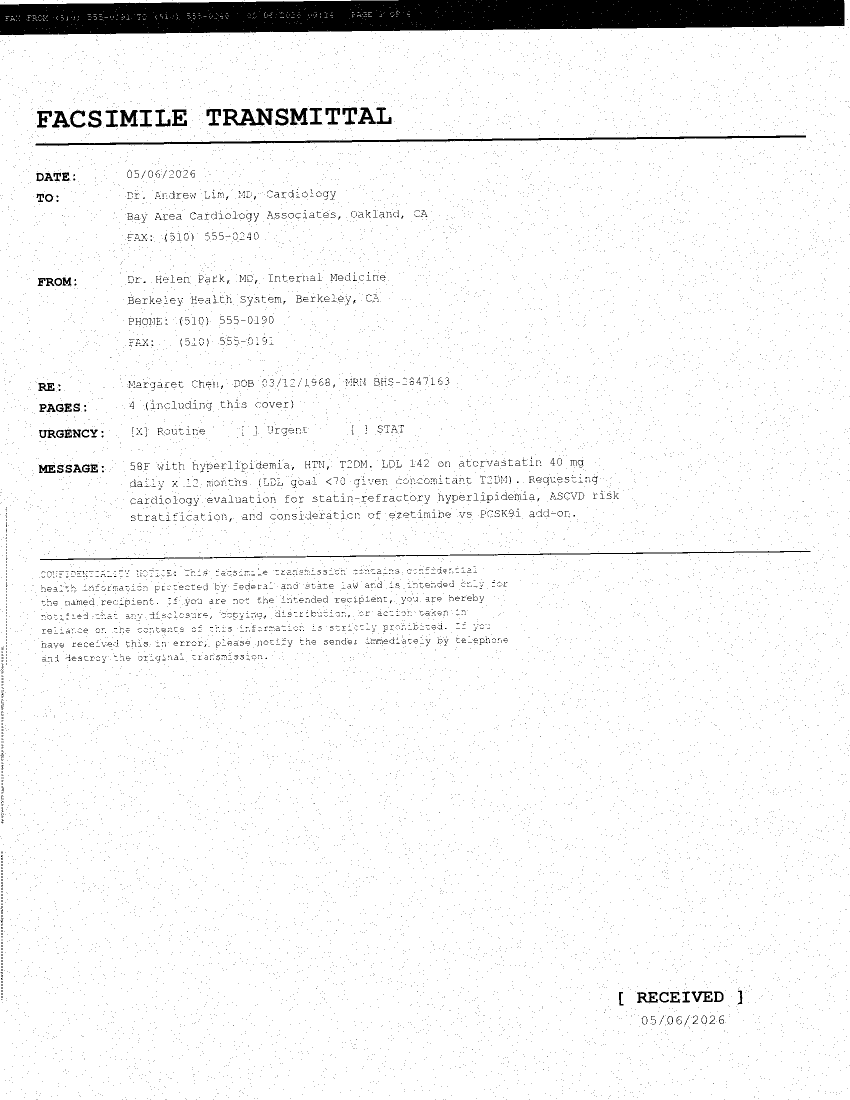
#> input picture agent-api/tests/fixtures/w2/multimodal/tiff/p01-chen-fax-packet.lab-only.tiff, 1700 x 2200 px (shown at 1/2 size)
$ python -i fax_preprocess.py   (imports and definitions only)
#> lines starting #> are read from the running program, lines starting #| are printed output that depends on the picture; after the words box and inside, x2 and y2 are one past the last pixel; in counts of white or black regions, pixels touching at a corner belong together
#> further down, picture is the input picture: PIL image 1700x2200 1; 95.6% white; 15143 black regions (14670 under 20 px), largest, box (x1, y1, x2, y2) and area: (0, 0, 1689, 70) 98307, (71, 271, 1612, 292) 6242, (445, 217, 546, 251) 1779
"""Pre-OCR preprocessing pipeline for bitonal fax TIFF input (Phase 9 Slice 9.6).

Sibling of ``photo_preprocess.py`` — NOT a fork. Photo preprocessing was tuned
for cell-phone capture: glare, perspective, color noise. Fax pages are the
opposite problem — pre-thresholded bitonal scans with no color, no perspective
distortion, but plenty of speckle, ~2-5° rotation drift from the feeder, and
metadata-only DPI tags that lie. CLAHE on bitonal data is a no-op; bilateral
denoise on text strokes is a corruption risk; minAreaRect deskew loses to
projection-profile when input is already mostly-rectangular. Different shape →
different module.

Pipeline (each stage falls through to the previous on error):

  1. Mode upcast: ``"1"`` → ``"L"``. Tesseract handles 8-bit grayscale far
     better than 1-bit (the binarizer it uses internally was tuned for L/RGB).
  2. DPI tag rewrite: stamp ``dpi=(200, 200)`` so downstream OCR doesn't
     scale based on whatever the fax stack guessed (often 96).
  3. Median-blur denoise (NOT bilateral): kills isolated speckle without
     softening text edges. Bilateral preserves edges of natural images; on
     bitonal text it just smears.
  4. Projection-profile deskew (NOT minAreaRect): bitonal page → row
     histogram → variance peaks at the true text-line angle, robust to
     border noise. minAreaRect on a binarized page often grabs a margin
     artifact instead of the text bounding cloud.
  5. Optional 2× upsample if resolved height < 1500 px (typical fax 200dpi
     letter page is ~2200 px; below that, characters are too small for
     tesseract's default LSTM).

NO CLAHE, NO bilateral, NO perspective unwarp — those are photo-pipeline
tools. Locked decision per Slice 9.6 spec.

Each stage is isolated so a failure returns the previous-stage image; the
pipeline never raises into the caller. Returns a PIL ``Image`` (not bytes) —
the caller in ``tiff_loader`` already has a Pillow image and re-encoding to
PNG every stage would dominate the wall-clock.
"""

from __future__ import annotations

import logging
import time
from typing import TYPE_CHECKING, Optional

from agent.metrics import (
    agent_doc_parser_calls_total,
    agent_tiff_parse_duration_seconds,
)
from observability.tool_logging import log_tool_outcome

if TYPE_CHECKING:  # pragma: no cover — typing-only import
    from PIL.Image import Image as PILImage

logger = logging.getLogger(__name__)


# Locked targets per Slice 9.6 spec.
_TARGET_DPI: int = 200
_UPSAMPLE_THRESHOLD_PX: int = 1500
_UPSAMPLE_FACTOR: int = 2
_MEDIAN_KERNEL_PX: int = 3


# [81 lines left out: functions preprocess_fax_page, _safe, _upcast_mode, _rewrite_dpi, _median_denoise, not called in this run]


def _projection_profile_deskew(image: "PILImage") -> "PILImage":
    """Projection-profile deskew. Computes the row-sum histogram for a
    handful of candidate angles in [-5°, +5°], picks the angle whose
    histogram has the highest variance (text lines align → tall peaks
    between baselines → high variance), rotates the image accordingly.

    NOT minAreaRect — locked decision per Slice 9.6 spec. Tesseract OSD
    handles gross 90/180/270° rotations elsewhere; this stage only cleans
    up small feeder skew.
    """
    # Lazy import — numpy may be present in the test env but we want this
    # module importable on a slim deploy; fall through if numpy is missing.
    try:
        import numpy as np  # type: ignore
    except Exception:
        return image

    # Work on a downsampled grayscale copy — projection profile cost
    # scales linearly with pixel count, and a 4× downsample changes the
    # peak-finding result by less than 0.05° in practice.
    work = image.convert("L") if image.mode != "L" else image
    w, h = work.size
#> w = 1700; h = 2200
    scale = max(1, min(w, h) // 400)
#> scale = 4
    if scale > 1:
        work = work.resize((w // scale, h // scale))
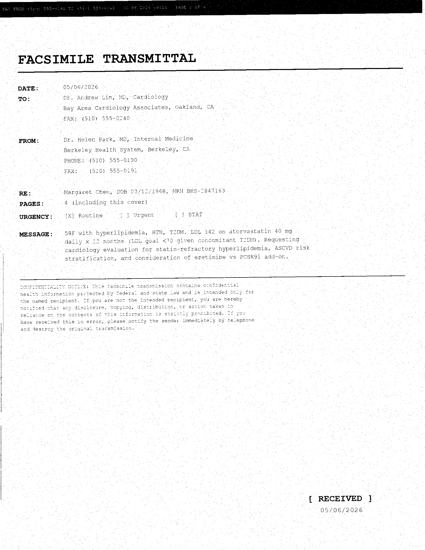
#> work: PIL image 425x550 L; min 0, max 255, mean 243.6

    arr = 255 - np.asarray(work, dtype=np.int32)  # invert: ink = high
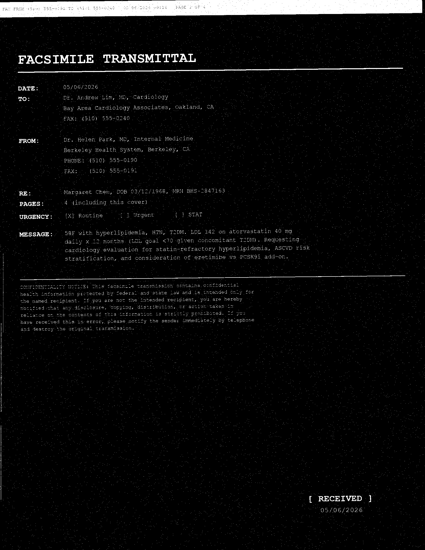
#> arr: shape (550, 425) int32; min 0, max 255, mean 11.4
    candidate_angles = [a / 2.0 for a in range(-10, 11)]  # -5° … +5°, 0.5° step
    best_angle = 0.0
    best_var = -1.0
    for angle in candidate_angles:
        if angle == 0.0:
            rotated = arr
        else:
            # PIL rotate is bilinear-interpolated; we feed a downsampled
            # pixel grid back through Pillow only for rotation, then
            # back to numpy to take the row-sum.
            from PIL import Image as _PILImage  # local

            tmp = _PILImage.fromarray(arr.astype(np.uint8))
            tmp = tmp.rotate(angle, resample=_PILImage.BILINEAR, fillcolor=0)
            rotated = np.asarray(tmp, dtype=np.int32)
        row_sums = rotated.sum(axis=1)
        var = float(row_sums.var())
        if var > best_var:
            best_var = var
            best_angle = angle
#> this loop made 21 passes
#> (var, best_var) on passes 1 to 10: (79719393.2, 79719393.2), (92761332.9, 92761332.9), (108259322.3, 108259322.3), (126867595.8, 126867595.8), (148431453.6, 148431453.6), (173857847.5, 173857847.5), (202440248.8, 202440248.8), (232286267.6, 232286267.6), (264453751.2, 264453751.2), (288120611.1, 288120611.1)
#> var on passes 11 to 16: 272892999.7, 238672240.3, 208863687.9, 181012739.8, 155061974.2, 132187964.9
#> pass 1, in _projection_profile_deskew, `tmp = tmp.rotate(angle, resample=_PILImage.BILINEAR, fillcolor=0)`:
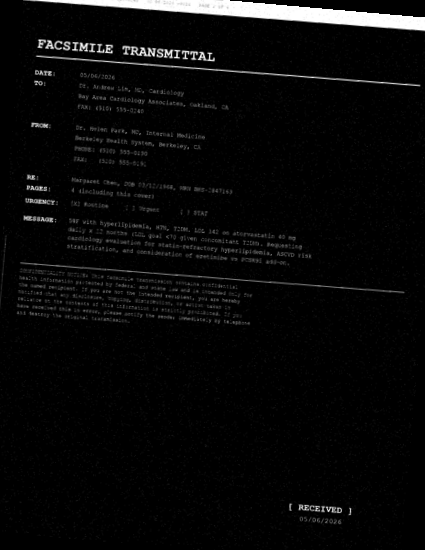
#> tmp: PIL image 425x550 L; min 0, max 255, mean 9.2
#> pass 2, in _projection_profile_deskew, `tmp = tmp.rotate(angle, resample=_PILImage.BILINEAR, fillcolor=0)`:
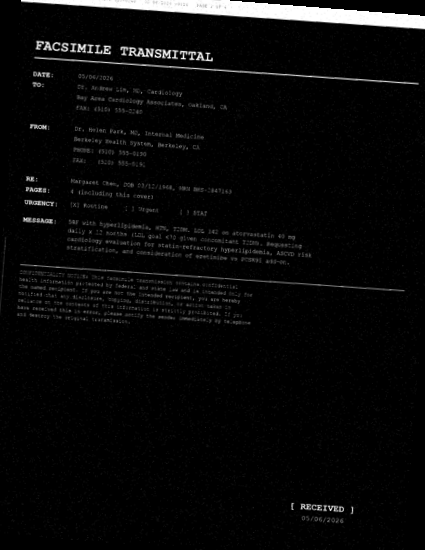
#> tmp: PIL image 425x550 L; min 0, max 255, mean 9.4
#> after the loop, best_angle = -0.5; best_var = 288120611.1

    if abs(best_angle) < 0.25:  # below noise floor → no-op
        return image
    from PIL import Image as _PILImage  # local

    return image.rotate(best_angle, resample=_PILImage.BILINEAR, fillcolor=255)
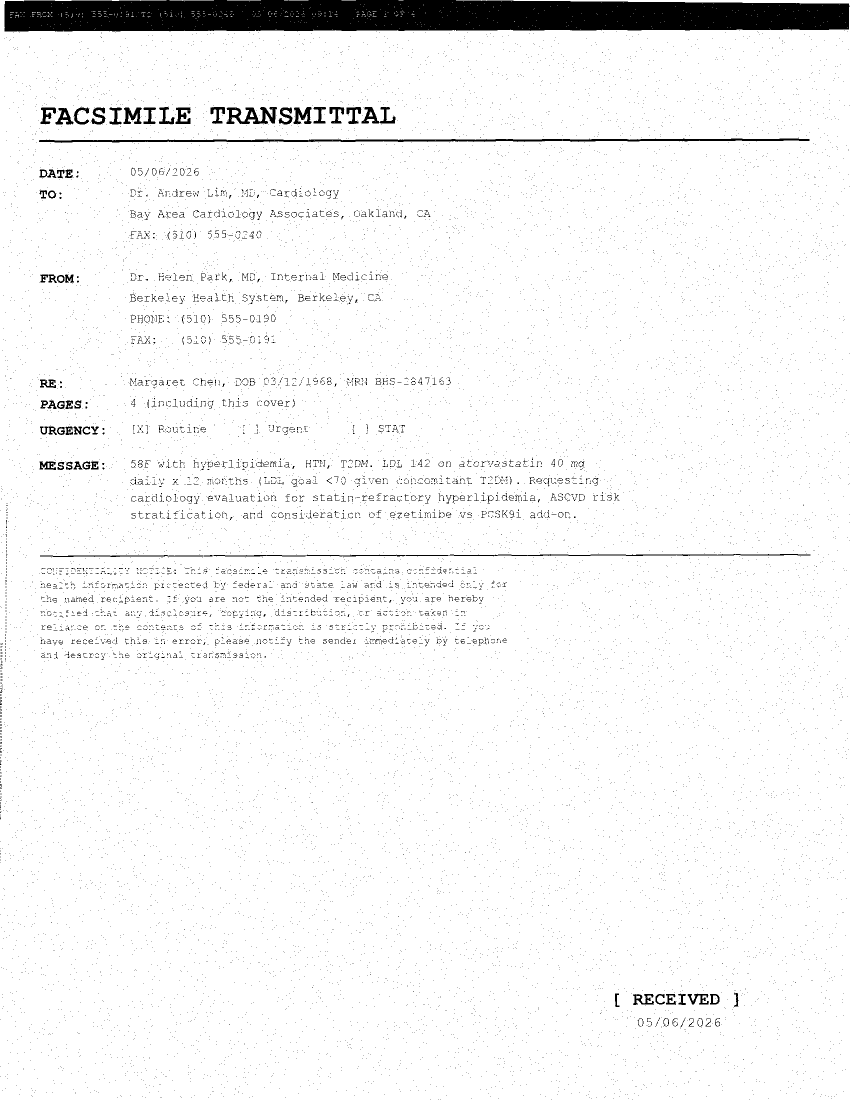
#> returned value: PIL image 1700x2200 1 (shown at 1/2 size); 95.6% white; 14987 black regions (14514 under 20 px), largest, box (x1, y1, x2, y2) and area: (9, 0, 1699, 63) 98302, (78, 276, 1619, 286) 6243, (453, 214, 554, 248) 1779


# [10 lines left out: function _maybe_upsample, not called in this run]


__all__ = ["preprocess_fax_page"]


# Marker — imported for side effect by ``tiff_loader``; no-op otherwise.
# [1 line that did not run here, left out]

>>> from PIL import Image
>>> picture = Image.open('../tests/fixtures/w2/multimodal/tiff/p01-chen-fax-packet.lab-only.tiff')
>>> result = _projection_profile_deskew(picture)

$ run again, on agent-api/tests/fixtures/w2/multimodal/tiff/p04-kowalski-fax-packet.4page.tiff
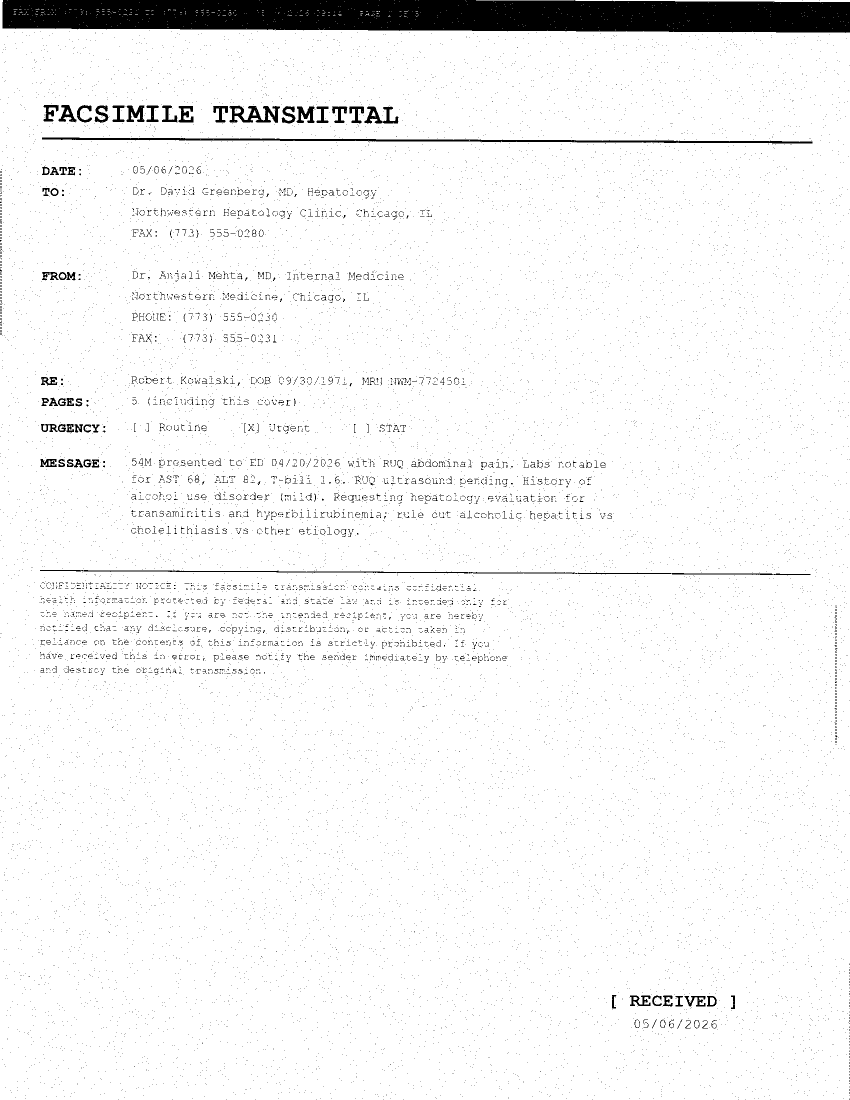
#> input picture agent-api/tests/fixtures/w2/multimodal/tiff/p04-kowalski-fax-packet.4page.tiff, 1700 x 2200 px (shown at 1/2 size)
#> picture is the input picture: PIL image 1700x2200 1; 95.5% white; 15491 black regions (15050 under 20 px), largest, box (x1, y1, x2, y2) and area: (5, 0, 1700, 66) 100758, (84, 275, 1625, 287) 6219, (80, 1140, 937, 1147) 1779
#> the loop in _projection_profile_deskew, `for angle in candidate_angles:` made 21 passes
#> (var, best_var) on passes 1 to 8: (68614345.9, 68614345.9), (78225810.4, 78225810.4), (90619599.5, 90619599.5), (105867872.7, 105867872.7), (124015366.7, 124015366.7), (145698241.4, 145698241.4), (170887214.4, 170887214.4), (198842421.4, 198842421.4)
#> pass 1, in _projection_profile_deskew, `tmp = tmp.rotate(angle, resample=_PILImage.BILINEAR, fillcolor=0)`:
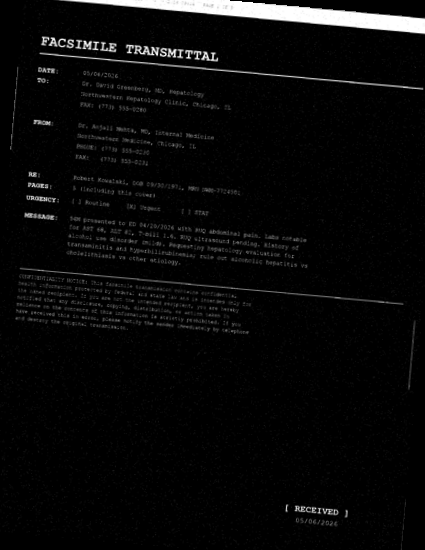
#> tmp: PIL image 425x550 L; min 0, max 255, mean 9.3
#> pass 2, in _projection_profile_deskew, `tmp = tmp.rotate(angle, resample=_PILImage.BILINEAR, fillcolor=0)`:
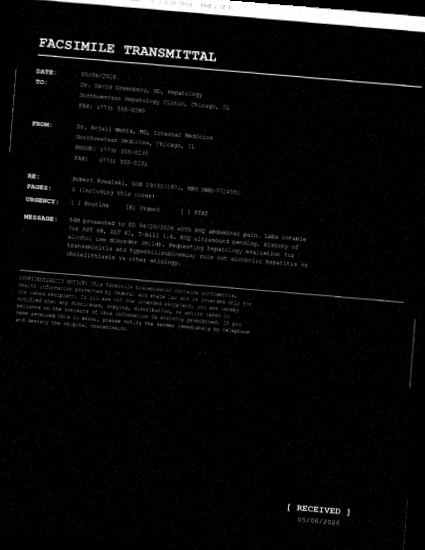
#> tmp: PIL image 425x550 L; min 0, max 255, mean 9.4
#> after the loop in _projection_profile_deskew, `for angle in candidate_angles:`: best_angle = 0; best_var = 298205369.1
